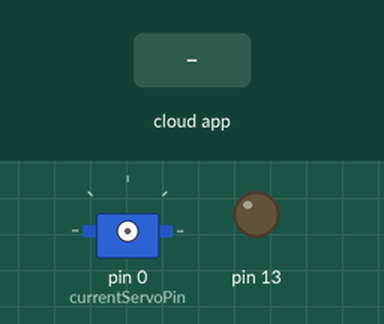
This sketch was run on a simulated Arduino Uno, built with avr-gcc and run on an emulated ATmega328P. Parts: servo, output pins drawn as LEDs (lit = HIGH). Wiring (inferred from the names in the program): servo: signal pin 0. The test bench sets the inputs (shaded band). The ROS host is connected and sends only what is stated; servo pulses on a pin are drawn as a servo (544–2400 µs = 0–180°); pins used as bus, display or sensor lines are not drawn.

Above: at 1.2 s.
1.3 s: the phone or cloud app sets rotate_key to l
At 2.0 s:
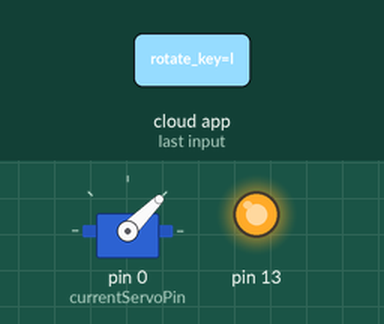
2.8 s: the phone or cloud app sets rotate_key to i
At 4.0 s:
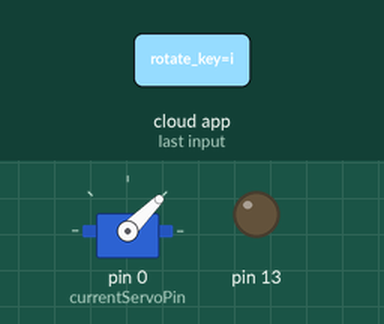
4.3 s: the phone or cloud app sets rotate_key to r
At 5.5 s:
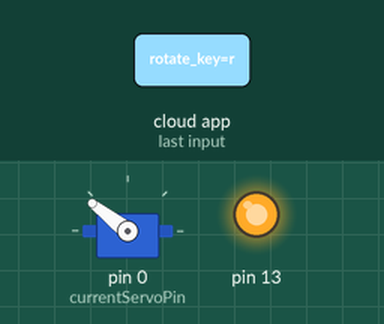
5.8 s: the phone or cloud app sets rotate_key to i
At 6.5 s:
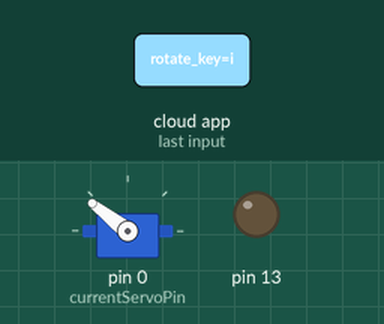
Timing chart, 0 to 8.3 s (numbered marks = the images above; inputs shaded):
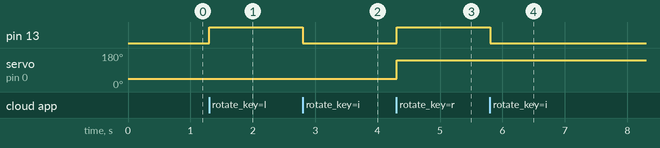

The sketch:

arduino.ino
```cpp
#include <ros.h>
#include <std_msgs/Int32.h>
#include <std_msgs/String.h>
#include <stdio.h>
#include <string.h>

ros::NodeHandle nh;

// Global
int currentServoPin = 0;
int onTime, offTime, totalTime = 20000;
bool rotateCw = 0, rotateCcw = 0, idle = 0;

void servoCallBack(const std_msgs::Int32& servo_no) {
  currentServoPin = servo_no.data;
}

void rotateCallBack(const std_msgs::String& rotate_key) {

  char *s = rotate_key.data;
  if(!strcmp(s, "i")) {
      // stoppin
      idle = 1;
      rotateCw = 0;
      rotateCcw = 0;
  }

  if(!strcmp(s, "l")) { // cw
      idle = 0;
      rotateCcw = 0;
      rotateCw = 1;
  }

  if(!strcmp(s, "r")) { // ccw

      idle = 0;
      rotateCcw = 1;
      rotateCw = 0;
  }
}

ros::Subscriber<std_msgs::Int32> servoSubscriber("servo_no", &servoCallBack);
ros::Subscriber<std_msgs::String> rotateSubscriber("rotate_key", &rotateCallBack);

void setup()
{
  pinMode(currentServoPin, OUTPUT);
  pinMode(13, OUTPUT);
  nh.initNode();
  nh.subscribe(servoSubscriber);
  nh.subscribe(rotateSubscriber);
}

void loop()
{
  nh.spinOnce();
  delay(1);

  if(idle) {
      digitalWrite(currentServoPin, LOW);
      digitalWrite(13, LOW);
  }

  if(rotateCw) {
      onTime = 1000; // Clockwise Pulse 0 degree
      offTime = totalTime - onTime;
      digitalWrite(currentServoPin, HIGH);
      digitalWrite(13, HIGH);
      delayMicroseconds(onTime);
      digitalWrite(currentServoPin, LOW);
      digitalWrite(13, HIGH);
      delayMicroseconds(offTime);

  }

  if(rotateCcw) {
    onTime = 2000; // Clockwise Pulse 0 degree
      offTime = totalTime - onTime;
      digitalWrite(currentServoPin, HIGH);
      digitalWrite(13, HIGH);
      delayMicroseconds(onTime);
      digitalWrite(currentServoPin, LOW);
      digitalWrite(13, HIGH);
      delayMicroseconds(offTime);
  }
}
```

Measured:
- after the input at 1.3 s, pin 13: LOW → HIGH at once
- after the input at 2.8 s, pin 13: HIGH → LOW at once
- after the input at 4.3 s, pin 13: LOW → HIGH at once; servo on pin 0 (currentServoPin): 45° → 142° at once
- after the input at 5.8 s, pin 13: HIGH → LOW at once
